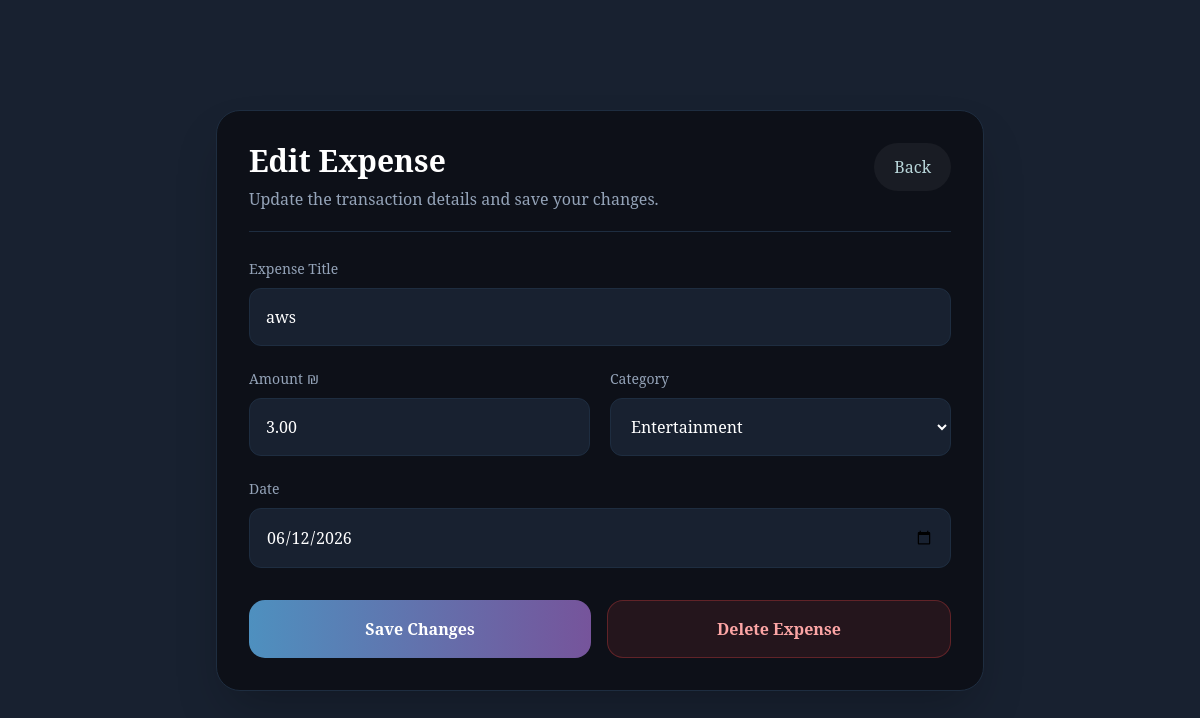
The app's page /expenses/edit/15/ (signed in) with its own data.
### app1/models.py (models this page shows, shortened)
class Expense(models.Model):
    CATEGORY_CHOICES = [
        ("Food", "Food"),
        ("Transportation", "Transportation"),
        ("Entertainment", "Entertainment"),
        ("Bills", "Bills"),
        ("Other", "Other"),
    ]
    user = models.ForeignKey(User, on_delete=models.CASCADE, null=True, blank=True)
    title = models.CharField(max_length=100)
    amount = models.DecimalField(max_digits=10, decimal_places=2)
    category = models.CharField(max_length=50, choices=CATEGORY_CHOICES)
    date = models.DateField()

### app1/views.py (the view, shortened to what this page needs)
# urls.py: path("expenses/edit/<int:expense_id>/", views.edit_expense_view, name="edit_expense"),
@login_required
def edit_expense_view(request, expense_id):
    expense = get_object_or_404(Expense, id=expense_id, user=request.user)
    return render(request, "editExpense.html", {
        "expense":    expense,
        "categories": Expense.CATEGORY_CHOICES,
        "currency":   get_currency_symbol(request.user),
    })

### app1/views.py (called while the page is built)
def get_currency_symbol(user):
    try:
        profile = user.userprofile
        symbols = {'USD': '$', 'ILS': '₪', 'EUR': '€'}
        return symbols.get(profile.currency, '$')
    except Exception:
        return '$'

### app1/templates/editExpense.html (shortened to what this page needs)
{% load static %}
<!DOCTYPE html>
<html lang="en">
<head>
  <script src="https://cdn.tailwindcss.com"></script>
</head>
<body class="bg-[#182130] text-[#b8d5d9] min-h-screen flex items-center justify-center p-4">
<section class="w-full max-w-3xl bg-[#0d1018] border border-[#1e2d40] rounded-3xl shadow-2xl p-8">
  <div class="flex justify-between items-start gap-4 border-b border-[#1e2d40] pb-5 mb-6">
    <div>
      <h1 class="text-3xl text-white font-bold">Edit Expense</h1>
      <p class="text-slate-400 mt-2">Update the transaction details and save your changes.</p>
    </div>
    <a href="{% url 'all_expenses' %}" class="px-5 py-3 rounded-full bg-white/5 hover:bg-white hover:text-black transition">Back</a>
  </div>
  <form method="POST" class="grid grid-cols-1 md:grid-cols-2 gap-5">
    <div class="md:col-span-2">
      <label class="text-sm text-slate-400">Expense Title</label>
      <input type="text" name="title" value="{{ expense.title }}" required class="w-full mt-2 p-4 rounded-xl bg-[#182130] border border-[#1e2d40] focus:outline-none focus:border-[#4e90bf] text-white">
    </div>
    <div>
      <label class="text-sm text-slate-400">Amount {{ currency }}</label>
      <input type="number" step="0.01" name="amount" value="{{ expense.amount }}" required class="w-full mt-2 p-4 rounded-xl bg-[#182130] border border-[#1e2d40] focus:outline-none focus:border-[#4e90bf] text-white">
    </div>
    <div>
      <label class="text-sm text-slate-400">Category</label>
      <select name="category" required class="w-full mt-2 p-4 rounded-xl bg-[#182130] border border-[#1e2d40] focus:outline-none focus:border-[#4e90bf] text-white">
        {% for value, label in categories %}
          <option value="{{ value }}" {% if expense.category == value %}selected{% endif %}>{{ label }}</option>
        {% endfor %}
      </select>
    </div>
    <div class="md:col-span-2">
      <label class="text-sm text-slate-400">Date</label>
      <input type="date" name="date" value="{{ expense.date|date:'Y-m-d' }}" required class="w-full mt-2 p-4 rounded-xl bg-[#182130] border border-[#1e2d40] focus:outline-none focus:border-[#4e90bf] text-white">
    </div>
    <div class="md:col-span-2 flex flex-col sm:flex-row gap-4 pt-3">
      <button type="submit" class="flex-1 py-4 rounded-2xl text-white font-bold bg-gradient-to-r from-[#4e90bf] to-[#76549b] hover:opacity-90 transition">Save Changes</button>
      <a href="{% url 'delete_expense' expense.id %}" class="flex-1 text-center py-4 rounded-2xl text-red-300 font-bold bg-red-500/10 border border-red-500/30 hover:bg-red-500/20 transition">Delete Expense</a>
    </div>
  </form>
</section>
</body>
</html>

### app1/templates/editExpense.html (style rules this page uses)
* { font-family: "Noto Serif", serif; }

### records on screen
Expense: title "aws", amount "3.00", category "Entertainment", date "06/12/2026"

### other values on screen
{{ currency }} "₪"
